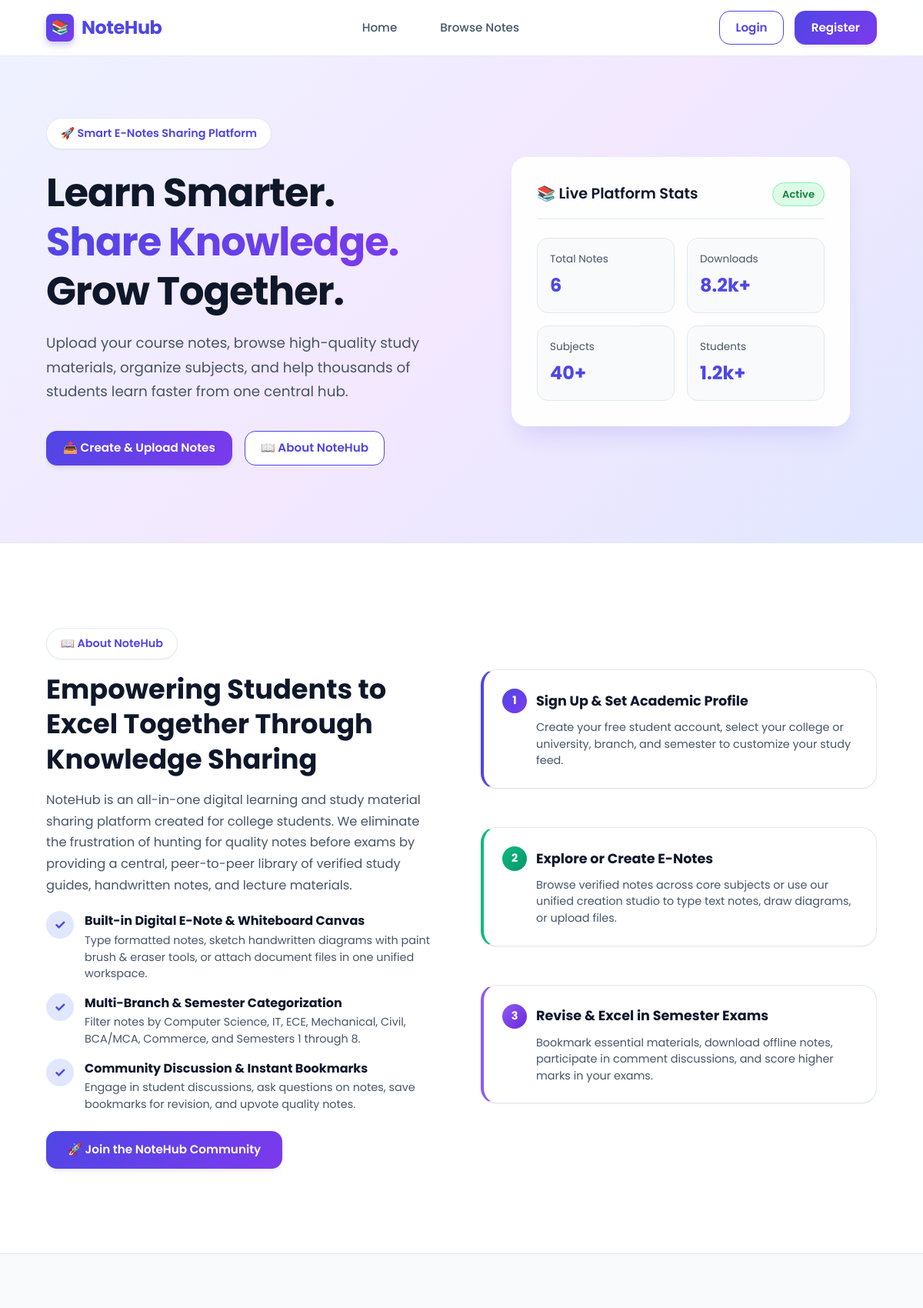
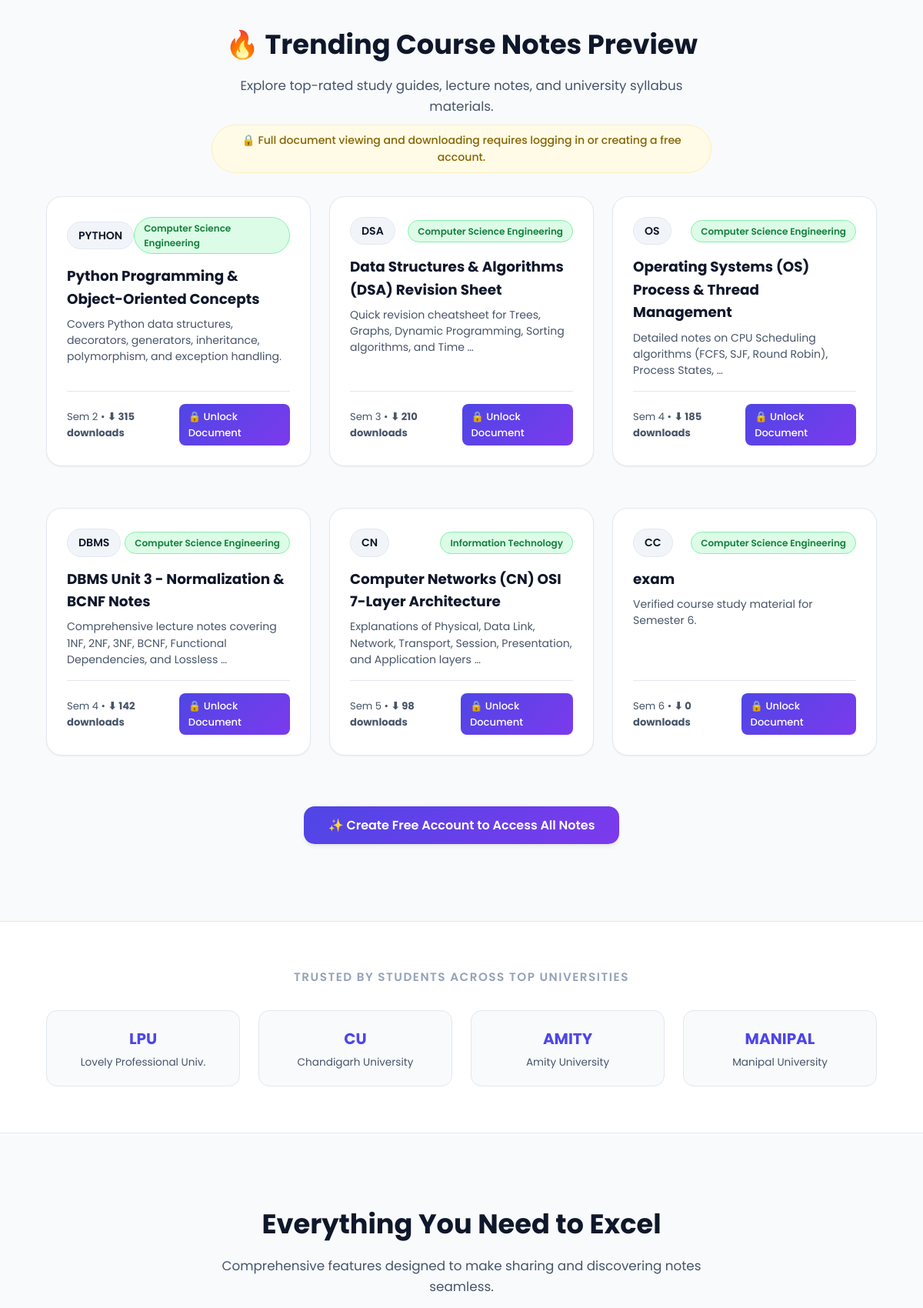
The page / (upper part) on the database its author committed (2 pictures, top to bottom).
### notes/models.py (models this page shows, shortened)
class Note(models.Model):
    STATUS_CHOICES = [
        ("Draft", "Draft"),
        ("Pending", "Pending"),
        ("Approved", "Approved"),
        ("Rejected", "Rejected"),
    ]
    SUBJECT_CHOICES = [
        ('DBMS', 'DBMS'),
        ('OS', 'Operating System'),
        ('CN', 'Computer Networks'),
        ('CC', 'Cloud Computing'),
        ('DSA', 'Data Structures'),
        ('JAVA', 'Java'),
        ('PYTHON', 'Python'),
        ('MATH', 'Mathematics'),
        ('OTHER', 'Other'),
    ]
    BRANCH_CHOICES = [
        ('CSE', 'Computer Science Engineering'),
        ('IT', 'Information Technology'),
        ('ECE', 'Electronics & Comm.'),
        ('ME', 'Mechanical Engineering'),
        ('CIVIL', 'Civil Engineering'),
        ('BCA_MCA', 'BCA / MCA'),
        ('COMMERCE', 'Commerce & Business'),
        ('OTHER', 'General / Other'),
    ]
    title = models.CharField(max_length=200)
    subject = models.CharField(max_length=50, choices=SUBJECT_CHOICES)
    branch = models.CharField(max_length=50, choices=BRANCH_CHOICES, default='CSE')
    semester = models.IntegerField()
    description = models.TextField(blank=True)
    content = models.TextField(blank=True, help_text="Rich text or markdown content for online created e-notes")
    drawing_data = models.TextField(blank=True, help_text="Base64 canvas drawing image data")
    is_online_note = models.BooleanField(default=False)
    file = models.FileField(upload_to='notes/', blank=True, null=True)
    uploaded_by = models.ForeignKey(User, on_delete=models.CASCADE)
    uploaded_at = models.DateTimeField(auto_now_add=True)
    downloads = models.IntegerField(default=0)
    likes = models.ManyToManyField(User, related_name='liked_notes', blank=True)
    status = models.CharField(
        max_length=20,
        choices=STATUS_CHOICES,
        default="Pending"
    )

### home/views.py (the view)
# urls.py: path('', views.index, name='home'),
def index(request):
    ensure_default_seed_notes()
    trending_notes = Note.objects.filter(status="Approved").order_by("-downloads")[:6]
    total_notes_count = Note.objects.filter(status="Approved").count()
    context = {
        "trending_notes": trending_notes,
        "total_notes_count": total_notes_count,
    }
    return render(request, "home/index.html", context)

### templates/home/index.html (shortened to what this page needs)
{% extends 'base.html' %}
{% load static %}
{% block content %}
<section class="hero">
    <div class="hero-left">
        <span class="hero-badge">
            🚀 Smart E-Notes Sharing Platform
        </span>
        <h1>
            Learn Smarter.<br>
            <span>Share Knowledge.</span><br>
            Grow Together.
        </h1>
        <p>
            Upload your course notes, browse high-quality study materials, organize subjects, and help thousands of students learn faster from one central hub.
        </p>
        <div class="hero-buttons">
            <a href="{% url 'upload_note' %}" class="btn-primary">
                📤 Create & Upload Notes
            </a>
            <a href="#about-section" class="btn-secondary">
                📖 About NoteHub
            </a>
        </div>
    </div>
    <div class="hero-right">
        <div class="hero-card">
            <div class="hero-card-header">
                <h3>📚 Live Platform Stats</h3>
                <span class="status-pill approved">Active</span>
            </div>
            <div class="stats-grid-mini">
                <div class="mini-stat">
                    <span>Total Notes</span>
                    <strong>{{ total_notes_count|default:"520+" }}</strong>
                </div>
                <div class="mini-stat">
                    <span>Downloads</span>
                    <strong>8.2k+</strong>
                </div>
                <div class="mini-stat">
                    <span>Subjects</span>
                    <strong>40+</strong>
                </div>
                <div class="mini-stat">
                    <span>Students</span>
                    <strong>1.2k+</strong>
                </div>
            </div>
        </div>
    </div>
</section>
<section id="about-section" style="padding:70px 0; background:white; border-top:1px solid var(--border-light); border-bottom:1px solid var(--border-light);">
    <div class="dashboard-wrapper">
        <div style="display:grid; grid-template-columns: 1fr 1fr; gap:50px; align-items:center;">
            <div>
                <span class="hero-badge" style="margin-bottom:16px;">📖 About NoteHub</span>
                <h2 style="font-size:2.2rem; color:var(--text-dark); margin-bottom:16px; line-height:1.3; font-weight:700;">
                    Empowering Students to Excel Together Through Knowledge Sharing
                </h2>
                <p style="font-size:1.02rem; color:var(--text-muted); line-height:1.7; margin-bottom:20px;">
                    NoteHub is an all-in-one digital learning and study material sharing platform created for college students. We eliminate the frustration of hunting for quality notes before exams by providing a central, peer-to-peer library of verified study guides, handwritten notes, and lecture materials.
                </p>
                <div style="display:flex; flex-direction:column; gap:14px; margin-bottom:24px;">
                    <div style="display:flex; gap:14px; align-items:flex-start;">
                        <div style="width:36px; height:36px; border-radius:50%; background:#e0e7ff; color:var(--primary); font-size:1.1rem; display:flex; align-items:center; justify-content:center; flex-shrink:0; font-weight:700;">✓</div>
                        <div>
                            <strong style="font-size:1rem; color:var(--text-dark); display:block; margin-bottom:2px;">Built-in Digital E-Note & Whiteboard Canvas</strong>
                            <p style="font-size:0.9rem; color:var(--text-muted); line-height:1.5;">Type formatted notes, sketch handwritten diagrams with paint brush & eraser tools, or attach document files in one unified workspace.</p>
                        </div>
                    </div>
                    <div style="display:flex; gap:14px; align-items:flex-start;">
                        <div style="width:36px; height:36px; border-radius:50%; background:#e0e7ff; color:var(--primary); font-size:1.1rem; display:flex; align-items:center; justify-content:center; flex-shrink:0; font-weight:700;">✓</div>
                        <div>
                            <strong style="font-size:1rem; color:var(--text-dark); display:block; margin-bottom:2px;">Multi-Branch & Semester Categorization</strong>
                            <p style="font-size:0.9rem; color:var(--text-muted); line-height:1.5;">Filter notes by Computer Science, IT, ECE, Mechanical, Civil, BCA/MCA, Commerce, and Semesters 1 through 8.</p>
                        </div>
                    </div>
                    <div style="display:flex; gap:14px; align-items:flex-start;">
                        <div style="width:36px; height:36px; border-radius:50%; background:#e0e7ff; color:var(--primary); font-size:1.1rem; display:flex; align-items:center; justify-content:center; flex-shrink:0; font-weight:700;">✓</div>
                        <div>
                            <strong style="font-size:1rem; color:var(--text-dark); display:block; margin-bottom:2px;">Community Discussion & Instant Bookmarks</strong>
                            <p style="font-size:0.9rem; color:var(--text-muted); line-height:1.5;">Engage in student discussions, ask questions on notes, save bookmarks for revision, and upvote quality notes.</p>
                        </div>
                    </div>
                </div>
                {% if not user.is_authenticated %}
                <a href="{% url 'register' %}" class="btn-primary" style="padding:12px 28px;">
                    🚀 Join the NoteHub Community
                </a>
                {% endif %}
            </div>
            <div style="display:flex; flex-direction:column; gap:20px;">
                <div class="content-card" style="padding:24px; border-left:4px solid var(--primary);">
                    <div style="display:flex; align-items:center; gap:12px; margin-bottom:8px;">
                        <span style="background:var(--accent-gradient); color:white; width:32px; height:32px; border-radius:50%; display:flex; align-items:center; justify-content:center; font-weight:700; font-size:0.9rem;">1</span>
                        <h3 style="font-size:1.1rem; color:var(--text-dark);">Sign Up & Set Academic Profile</h3>
                    </div>
                    <p style="font-size:0.9rem; color:var(--text-muted); line-height:1.5; padding-left:44px;">
                        Create your free student account, select your college or university, branch, and semester to customize your study feed.
                    </p>
                </div>
                <div class="content-card" style="padding:24px; border-left:4px solid #10b981;">
                    <div style="display:flex; align-items:center; gap:12px; margin-bottom:8px;">
                        <span style="background:linear-gradient(135deg, #10b981 0%, #059669 100%); color:white; width:32px; height:32px; border-radius:50%; display:flex; align-items:center; justify-content:center; font-weight:700; font-size:0.9rem;">2</span>
                        <h3 style="font-size:1.1rem; color:var(--text-dark);">Explore or Create E-Notes</h3>
                    </div>
                    <p style="font-size:0.9rem; color:var(--text-muted); line-height:1.5; padding-left:44px;">
                        Browse verified notes across core subjects or use our unified creation studio to type text notes, draw diagrams, or upload files.
                    </p>
                </div>
                <div class="content-card" style="padding:24px; border-left:4px solid #8b5cf6;">
                    <div style="display:flex; align-items:center; gap:12px; margin-bottom:8px;">
                        <span style="background:linear-gradient(135deg, #8b5cf6 0%, #6d28d9 100%); color:white; width:32px; height:32px; border-radius:50%; display:flex; align-items:center; justify-content:center; font-weight:700; font-size:0.9rem;">3</span>
                        <h3 style="font-size:1.1rem; color:var(--text-dark);">Revise & Excel in Semester Exams</h3>
                    </div>
                    <p style="font-size:0.9rem; color:var(--text-muted); line-height:1.5; padding-left:44px;">
                        Bookmark essential materials, download offline notes, participate in comment discussions, and score higher marks in your exams.
                    </p>
                </div>
            </div>
        </div>
    </div>
</section>
<section id="trending-section" style="padding:60px 0; background:var(--bg-main); border-bottom:1px solid var(--border-light);">
    <div class="dashboard-wrapper">
        <div class="section-title" style="margin-bottom:30px; text-align:center;">
            <h2>🔥 Trending Course Notes Preview</h2>
            <p>Explore top-rated study guides, lecture notes, and university syllabus materials.</p>
            {% if not user.is_authenticated %}
            <div style="display:inline-flex; align-items:center; gap:8px; background:#fffbe6; color:#856404; padding:8px 18px; border-radius:var(--radius-full); border:1px solid #ffeeba; margin-top:10px; font-size:0.88rem; font-weight:500;">
                🔒 Full document viewing and downloading requires logging in or creating a free account.
            </div>
            {% endif %}
        </div>
        <div style="display:grid; grid-template-columns: repeat(auto-fit, minmax(300px, 1fr)); gap:24px;">
            {% for note in trending_notes %}
            <div class="content-card" style="padding:26px; display:flex; flex-direction:column; justify-content:space-between; position:relative;">
                <div>
                    <div style="display:flex; justify-content:space-between; align-items:center; margin-bottom:14px;">
                        <span class="user-badge">{{ note.subject }}</span>
                        <span class="status-pill approved" style="font-size:0.75rem;">{{ note.get_branch_display }}</span>
                    </div>
                    <h3 style="font-size:1.15rem; color:var(--text-dark); margin-bottom:8px;">
                        {{ note.title }}
                    </h3>
                    {% if note.description %}
                    <p style="font-size:0.88rem; color:var(--text-muted); line-height:1.5; margin-bottom:16px;">
                        {{ note.description|truncatewords:12 }}
                    </p>
                    {% else %}
                    <p style="font-size:0.88rem; color:var(--text-muted); line-height:1.5; margin-bottom:16px;">
                        Verified course study material for Semester {{ note.semester }}.
                    </p>
                    {% endif %}
                </div>
                <div style="border-top:1px solid var(--border-light); padding-top:16px; display:flex; justify-content:space-between; align-items:center;">
                    <div style="font-size:0.82rem; color:var(--text-muted);">
                        <span>Sem {{ note.semester }}</span> •
                        <strong>⬇ {{ note.downloads }} downloads</strong>
                    </div>
                    {% if user.is_authenticated %}
                    <a href="{% url 'note_detail' note.id %}" class="btn-sm btn-sm-primary">
                        👁 View Details
                    </a>
                    {% else %}
                    <a href="{% url 'login' %}?next={% url 'note_detail' note.id %}" class="btn-sm btn-sm-primary" style="background:linear-gradient(135deg, #4f46e5 0%, #7c3aed 100%);">
                        🔒 Unlock Document
                    </a>
                    {% endif %}
                </div>
            </div>
            {% empty %}
            <div class="content-card" style="padding:40px; text-align:center; grid-column:1/-1;">
                <p style="color:var(--text-muted);">No notes uploaded yet. Be the first to share notes!</p>
            </div>
            {% endfor %}
        </div>
        {% if not user.is_authenticated %}
        <div style="text-align:center; margin-top:36px;">
            <a href="{% url 'register' %}" class="btn-primary" style="padding:12px 32px; font-size:1rem;">
                ✨ Create Free Account to Access All Notes
            </a>
        </div>
        {% endif %}
    </div>
</section>
<section class="trusted-section">
    <h3>Trusted by Students Across Top Universities</h3>
    <div class="trusted-grid">
        <div class="uni-card">
            <h4>LPU</h4>
            <p>Lovely Professional Univ.</p>
        </div>
        <div class="uni-card">
            <h4>CU</h4>
            <p>Chandigarh University</p>
        </div>
        <div class="uni-card">
            <h4>AMITY</h4>
            <p>Amity University</p>
        </div>
        <div class="uni-card">
            <h4>MANIPAL</h4>
            <p>Manipal University</p>
        </div>
    </div>
</section>
<section class="features-section">
    <div class="section-title">
        <h2>Everything You Need to Excel</h2>
        <p>Comprehensive features designed to make sharing and discovering notes seamless.</p>
    </div>
</section>
{% endblock %}

### rows shown on the page
Note: subject "PYTHON", branch "Computer Science Engineering", title "Python Programming & Object-Oriented Concepts", description "Covers Python data structures, decorators, generators, inheritance, polymorphism, and exception handling.", semester "2", downloads "315"
Note: subject "DSA", branch "Computer Science Engineering", title "Data Structures & Algorithms (DSA) Revision Sheet", description "Quick revision cheatsheet for Trees, Graphs, Dynamic Programming, Sorting algorithms, and Time …", semester "3", downloads "210"
Note: subject "OS", branch "Computer Science Engineering", title "Operating Systems (OS) Process & Thread Management", description "Detailed notes on CPU Scheduling algorithms (FCFS, SJF, Round Robin), Process States, …", semester "4", downloads "185"
Note: subject "DBMS", branch "Computer Science Engineering", title "DBMS Unit 3 - Normalization & BCNF Notes", description "Comprehensive lecture notes covering 1NF, 2NF, 3NF, BCNF, Functional Dependencies, and Lossless …", semester "4", downloads "142"
Note: subject "CN", branch "Information Technology", title "Computer Networks (CN) OSI 7-Layer Architecture", description "Explanations of Physical, Data Link, Network, Transport, Session, Presentation, and Application layers …", semester "5", downloads "98"
Note: subject "CC", branch "Computer Science Engineering", title "exam", semester "6", downloads "0"

### other values the page prints
{{ total_notes_count|default:"520+" }} "6"
